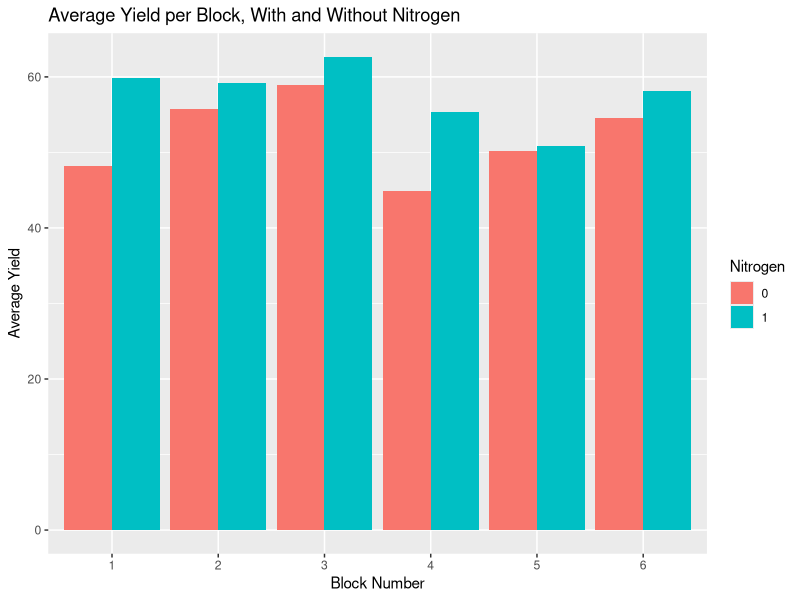
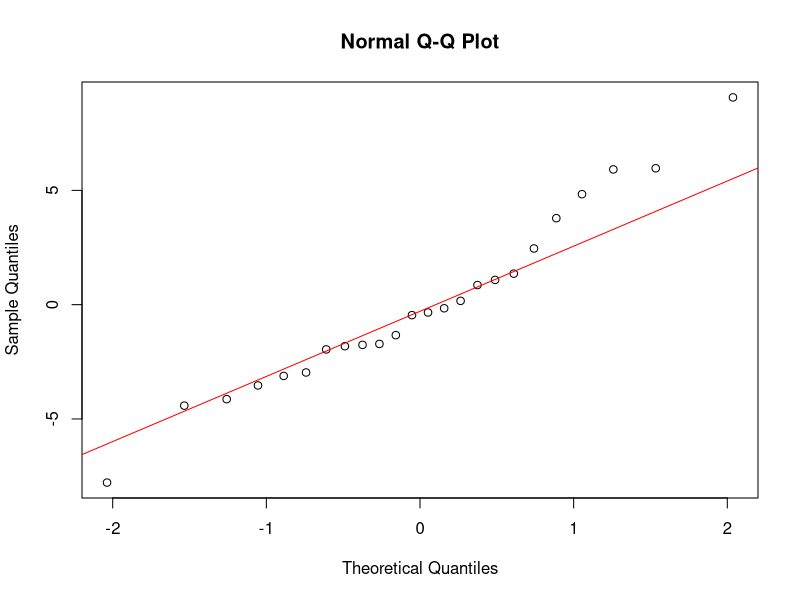
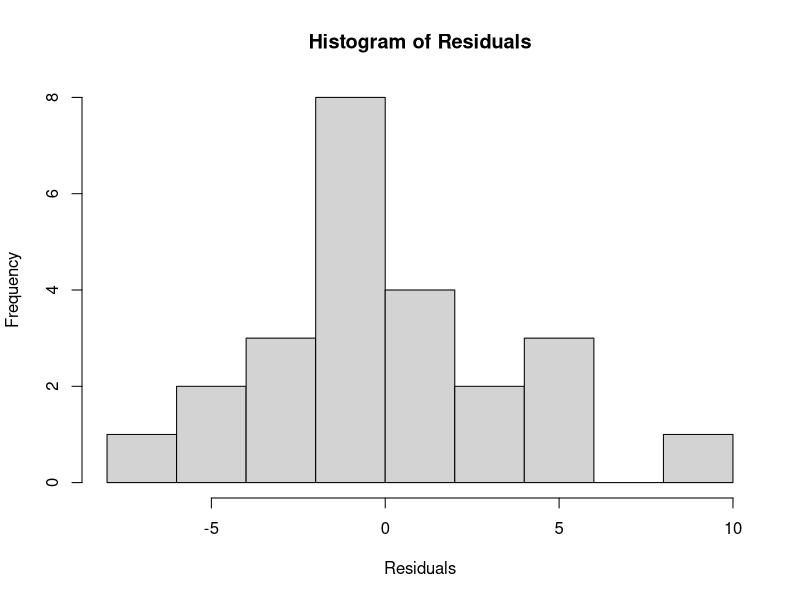

These charts were generated, in order, by the following R code:
# To access the correct file, import MASS
# install.packages('MASS')
# install.packages('ggplot2')
# install.packages ('dplyr')

# Load the packages and dataset
library(MASS)
library(dplyr)
library(ggplot2)

data(npk)

# START OF 3.a
# The yield is not taking into account due to possible unkown variance/ 
# dependence on factors.

# Set block and plot dimensions
n_blocks <- 1:6
n_plots <- 4
additives <- c("N", "P", "K")

# Create a list to randomly distribute over blocks
random_distributed <- list()

# Create empty 4x3 (plots x additives) grid as data frame
for (block in n_blocks) {
  blocks <- data.frame(matrix(0, nrow = n_plots, ncol = length(additives)))
  colnames(blocks) <- additives
  
  # Assign 2x 1 in each additive randomly
  for (additive in additives) {
    # Choose a random row
    row <- sample(1:n_plots, 2, replace = FALSE)
    # Insert 1 to signify presence of additive for selected rows
    blocks[row, additive] <- 1
  }
  
  # Save and assign block data
  blocks$Block <- block
  random_distributed[[block]] <- blocks
  
}

random_distributed


# START OF 3.b
# The yield is only (at this moment) possible to be collected from the dataset 
# and cannot be randomized due to unkown variance/ dependencies.

# Group npk data by block and N
grouped_data <- group_by(npk, block, N)

# Calculate the average yield for each group
average_yield_block = summarise(grouped_data, Average_Yield = mean(yield))
# average_yield_block

# Obtain data for each block where N=0 and N=1
absent_nitrogen <- filter(average_yield_block, N==0)
present_nitrogen <- filter(average_yield_block, N==1)

# Plot the average yield
avg_yield_plot <- ggplot(average_yield_block, aes(x = block, y = Average_Yield, fill = N)) + 
  geom_bar(stat = "identity", position = "dodge") +
  labs(x = "Block Number", y = "Average Yield", fill = "Nitrogen") +
  ggtitle("Average Yield per Block, With and Without Nitrogen")

avg_yield_plot

# START OF 3.c

# ANOVA (two-way)
# Indpenedent factors: block and N
# response variable: yield
# perform test to check normality

# Interpreting the table
# Df = degrees of freedom
# sum of squares = total var from blocks
# mean sq = sum of squares for block/degrees of freedom
# F value = ratio of variation from block to residual
  # 3.395 times larger than residuals
#Pr(>F) = p-value for if block significant effect on yield (response variable)
  # Less than 0.05 so statistically significant (5% level)

# F value N: larger effect on yield compared to block
# P-value of N is highly significant (1% level)

# residuals sum sq represents variation, unexplainable by block or N

# Both N and p have statistically significant effect, but Nitrogen has a higher 
# effect on yield.

two_way_anova <- aov(yield ~ block + N, data = npk)
summary(two_way_anova)

# Friedman is useful when the hypothesis/assumptions of normality and homogeneity 
# are not met, double check

# Extra, not neccesary?
# analysis of residuals (normality test)
qqnorm((residuals)(two_way_anova))
qqline(residuals(two_way_anova), col = 'red')

# points deviate slightly but more towards the tail

#distribution in histogram (since slight deviation at tail)
hist(residuals(two_way_anova), main = "Histogram of Residuals", xlab = "Residuals", breaks = 10)

# Shapiro Wilk test (since slight deviation at tail)
shapiro.test(residuals(two_way_anova))

# p-value 0.6514 ( greater than 0.05) so does not significantly deviate from normality
# Likely normally distributed

# Tests are met therefore friedman not neccesary
# Fairly normally distributed, passess p-values, all Hypotheses are accepted


# START OF 3.d

#Only main effects, without interaction terms
# assumes no interaction between components 
# Effect of each on yield
model_1 <- aov(yield ~ N + P + K + block, data = npk)
summary(model_1)

model_2 <- aov(yield ~ P * K + K * block, data = npk)
summary(model_2)

# Seems only N really has a significatnt effect, combining models to showcase 
# that is prefered?
